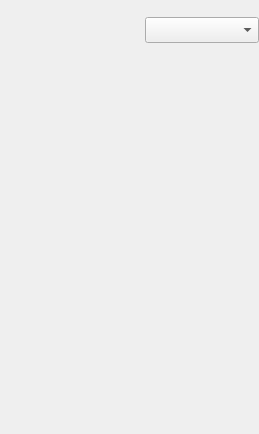
        <widget class="QWidget" name="readPage">
         <layout class="QVBoxLayout" name="verticalLayout_13">
          <property name="leftMargin">
           <number>0</number>
          </property>
          <property name="rightMargin">
           <number>0</number>
          </property>
          <item>
           <widget class="QWidget" name="seqWidget_35" native="true">
            <property name="minimumSize">
             <size>
              <width>0</width>
              <height>0</height>
             </size>
            </property>
            <property name="maximumSize">
             <size>
              <width>16777215</width>
              <height>16777215</height>
             </size>
            </property>
            <layout class="QVBoxLayout" name="verticalLayout_15">
             <property name="spacing">
              <number>0</number>
             </property>
             <property name="leftMargin">
              <number>0</number>
             </property>
             <property name="topMargin">
              <number>0</number>
             </property>
             <property name="rightMargin">
              <number>0</number>
             </property>
             <property name="bottomMargin">
              <number>0</number>
             </property>
             <item>
              <widget class="QWidget" name="read_SelectWgt" native="true">
               <property name="minimumSize">
                <size>
                 <width>0</width>
                 <height>39</height>
                </size>
               </property>
               <property name="maximumSize">
                <size>
                 <width>16777215</width>
                 <height>39</height>
                </size>
               </property>
               <layout class="QHBoxLayout" name="horizontalLayout_59">
                <property name="spacing">
                 <number>15</number>
                </property>
                <property name="leftMargin">
                 <number>0</number>
                </property>
                <property name="topMargin">
                 <number>0</number>
                </property>
                <property name="rightMargin">
                 <number>0</number>
                </property>
                <property name="bottomMargin">
                 <number>0</number>
                </property>
                <item>
                 <widget class="AngKOperationTag" name="readPage_readTagWgt" native="true">
                  <property name="minimumSize">
                   <size>
                    <width>130</width>
                    <height>39</height>
                   </size>
                  </property>
                  <property name="maximumSize">
                   <size>
                    <width>130</width>
                    <height>39</height>
                   </size>
                  </property>
                 </widget>
                </item>
                <item>
                 <widget class="QComboBox" name="readPage_readTagComboBox">
                  <property name="minimumSize">
                   <size>
                    <width>114</width>
                    <height>26</height>
                   </size>
                  </property>
                 </widget>
                </item>
               </layout>
              </widget>
             </item>
            </layout>
           </widget>
          </item>
          <item>
           <spacer name="verticalSpacer_5">
            <property name="orientation">
             <enum>Qt::Vertical</enum>
            </property>
            <property name="sizeHint" stdset="0">
             <size>
              <width>20</width>
              <height>373</height>
             </size>
            </property>
           </spacer>
          </item>
         </layout>
        </widget>
